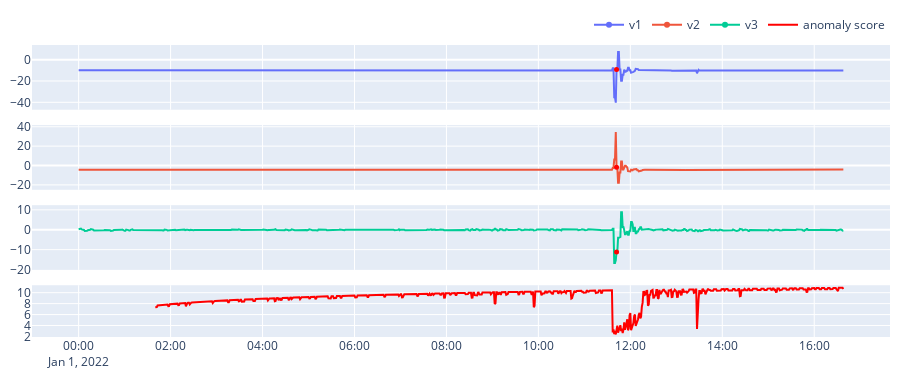

This figure's notebook cell:
### Markdown cell above
# Multivariate detector
## xStream Detector

### Code cell
from streamad.util import StreamGenerator, MultivariateDS, plot
from streamad.model import xStreamDetector

ds = MultivariateDS()
stream = StreamGenerator(ds.data)
model = xStreamDetector(depth=10)
scores = []

for x in stream.iter_item():
    score = model.fit_score(x)
    scores.append(score)

data, label, date, features = ds.data, ds.label, ds.date, ds.features
plot(data=data,scores=scores,date=date,features=features,label=label)

### Figure 1 — Plotly figure (JSON) as saved in the notebook; plotly's stock layout.template omitted (floating-point values rounded to 4 significant figures; data arrays with more than 128 entries replaced by an {"elided": "..."} marker saying what was removed)
{"data": [{"mode": "lines+markers", "name": "v1", "selected": {"marker": {"color": "red", "size": 5}}, "selectedpoints": [702], "type": "scatter", "unselected": {"marker": {"size": 0}}, "x": {"elided": "999 str values"}, "xaxis": "x", "y": {"elided": "999 float values"}, "yaxis": "y"}, {"mode": "lines+markers", "name": "v2", "selected": {"marker": {"color": "red", "size": 5}}, "selectedpoints": [702], "type": "scatter", "unselected": {"marker": {"size": 0}}, "x": {"elided": "999 str values"}, "xaxis": "x2", "y": {"elided": "999 float values"}, "yaxis": "y2"}, {"mode": "lines+markers", "name": "v3", "selected": {"marker": {"color": "red", "size": 5}}, "selectedpoints": [702], "type": "scatter", "unselected": {"marker": {"size": 0}}, "x": {"elided": "999 str values"}, "xaxis": "x3", "y": {"elided": "999 float values"}, "yaxis": "y3"}, {"marker": {"color": "red"}, "name": "anomaly score", "type": "scatter", "x": {"elided": "999 str values"}, "xaxis": "x4", "y": {"elided": "999 float values"}, "yaxis": "y4"}], "layout": {"height": 380, "legend": {"orientation": "h", "x": 1, "xanchor": "right", "y": 1.02, "yanchor": "bottom"}, "margin": {"b": 10, "l": 10, "r": 10, "t": 10}, "xaxis": {"anchor": "y", "domain": [0, 1], "matches": "x4", "showticklabels": false}, "xaxis2": {"anchor": "y2", "domain": [0, 1], "matches": "x4", "showticklabels": false}, "xaxis3": {"anchor": "y3", "domain": [0, 1], "matches": "x4", "showticklabels": false}, "xaxis4": {"anchor": "y4", "domain": [0, 1]}, "yaxis": {"anchor": "x", "domain": [0.7784, 1.0]}, "yaxis2": {"anchor": "x2", "domain": [0.5042, 0.7258]}, "yaxis3": {"anchor": "x3", "domain": [0.2299, 0.4515]}, "yaxis4": {"anchor": "x4", "domain": [0, 0.1773]}}}
